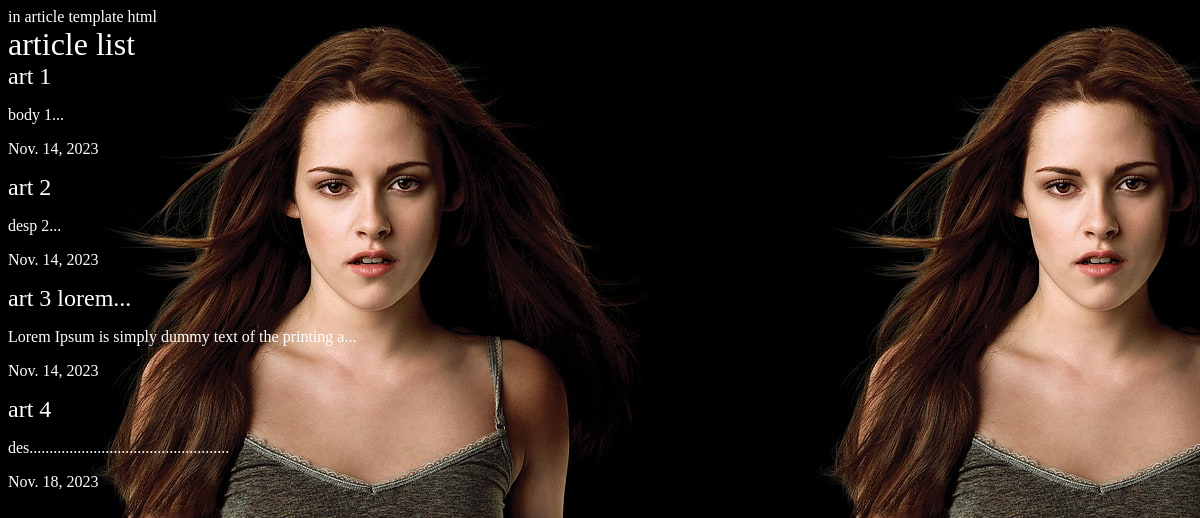
The app's page /articles/ with its own data.
### articles/models.py (models this page shows, shortened)
class Article(models.Model):
    title = models.CharField(max_length=100)
    slug = models.SlugField()
    body = models.TextField()
    date = models.DateField(auto_now_add=True)
    def snippet(self):
        return self.body[:50] + '...'

### articles/views.py (the view)
# urls.py: path('', views.article_list, name='list'),
def article_list(req):
    articles = Article.objects.all().order_by('date')
    return render(req, 'articles/article_list.html', { 'articles': articles})

### articles/templates/articles/article_list.html
{% extends 'base_layout.html' %}
{% block content%}
    in article template html
    <h1>article list</h1>
    {% for article in articles %}
        <div class="article">
            <h2><a href={% url "articles:detail" slug=article.slug %}>{{article.title}}</a></h2>
            <p>{{article.snippet}}</p>
            <p>{{article.date}}</p>
        </div>
    {%endfor%}
{% endblock %}

### templates/base_layout.html (shortened to what this page needs)
{% load static %}
<!DOCTYPE html>
<html lang="en">
<head>
    <link rel="stylesheet" href="{% static 'style.css' %}">
</head>
<body>
    <div class="wrapper">
        {% block content %}
        {% endblock  %}
    </div>
</body>
</html>

### assets/style.css (style rules this page uses)
body { background-color: #0f121f; background-image: url(star.jpg); background-repeat-y: no-repeat; color: #fff; }
body * { font-family: Ubuntu; }
h1, h2, h3, h4, h5 { font-weight: normal; margin: 0; }
a, a:hover, a:visited { color: #fff; text-decoration: none; }

### records on screen
Article: title "art 1", snippet "body 1...", date "Nov. 14, 2023"
Article: title "art 2", snippet "desp 2...", date "Nov. 14, 2023"
Article: title "art 3 lorem...", snippet "Lorem Ipsum is simply dummy text of the printing a...", date "Nov. 14, 2023"
Article: title "art 4", snippet "des..................................................", date "Nov. 18, 2023"
